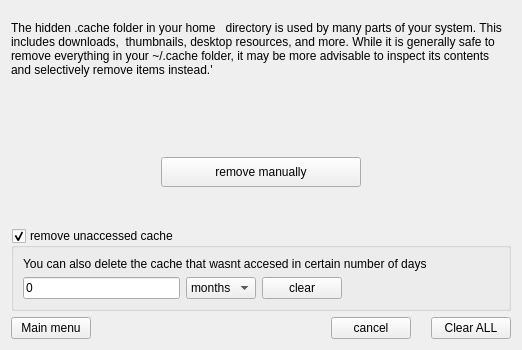
<?xml version="1.0" encoding="UTF-8"?>
<ui version="4.0">
 <class>Form</class>
 <widget class="QWidget" name="Form">
  <property name="geometry">
   <rect>
    <x>0</x>
    <y>0</y>
    <width>522</width>
    <height>350</height>
   </rect>
  </property>
  <property name="windowTitle">
   <string>Form</string>
  </property>
  <layout class="QGridLayout" name="gridLayout">
   <item row="0" column="0">
    <layout class="QVBoxLayout" name="verticalLayout">
     <property name="spacing">
      <number>6</number>
     </property>
     <item>
      <layout class="QHBoxLayout" name="horizontalLayout_3">
       <property name="bottomMargin">
        <number>5</number>
       </property>
       <item>
        <widget class="QLabel" name="label">
         <property name="minimumSize">
          <size>
           <width>500</width>
           <height>75</height>
          </size>
         </property>
         <property name="maximumSize">
          <size>
           <width>1213</width>
           <height>16777215</height>
          </size>
         </property>
         <property name="text">
          <string>The hidden .cache folder in your home   directory is used by many parts of your system. This includes downloads,  thumbnails, desktop resources, and more. While it is generally safe to remove everything in your ~/.cache folder, it may be more advisable to inspect its contents and selectively remove items instead.'</string>
         </property>
         <property name="wordWrap">
          <bool>true</bool>
         </property>
        </widget>
       </item>
      </layout>
     </item>
     <item>
      <widget class="QLabel" name="label_size">
       <property name="text">
        <string/>
       </property>
      </widget>
     </item>
     <item>
      <layout class="QHBoxLayout" name="horizontalLayout">
       <property name="bottomMargin">
        <number>35</number>
       </property>
       <item>
        <widget class="QPushButton" name="btn_remove_manually">
         <property name="minimumSize">
          <size>
           <width>0</width>
           <height>30</height>
          </size>
         </property>
         <property name="styleSheet">
          <string notr="true">margin-left:150px;margin-right:150px;</string>
         </property>
         <property name="text">
          <string>remove manually</string>
         </property>
         <property name="flat">
          <bool>false</bool>
         </property>
        </widget>
       </item>
      </layout>
     </item>
     <item>
      <widget class="QGroupBox" name="groupBox">
       <property name="autoFillBackground">
        <bool>false</bool>
       </property>
       <property name="styleSheet">
        <string notr="true"/>
       </property>
       <property name="title">
        <string>remove unaccessed cache</string>
       </property>
       <property name="flat">
        <bool>true</bool>
       </property>
       <property name="checkable">
        <bool>true</bool>
       </property>
       <layout class="QGridLayout" name="gridLayout_2">
        <item row="0" column="0">
         <widget class="QLabel" name="label_2">
          <property name="text">
           <string>You can also delete the cache that wasnt accesed in certain number of days</string>
          </property>
         </widget>
        </item>
        <item row="1" column="0">
         <layout class="QHBoxLayout" name="horizontalLayout_2">
          <property name="bottomMargin">
           <number>0</number>
          </property>
          <item>
           <widget class="QLineEdit" name="lineEdit">
            <property name="text">
             <string>0</string>
            </property>
           </widget>
          </item>
          <item>
           <widget class="QComboBox" name="comboBox">
            <item>
             <property name="text">
              <string>months</string>
             </property>
            </item>
            <item>
             <property name="text">
              <string>days</string>
             </property>
            </item>
            <item>
             <property name="text">
              <string>hours</string>
             </property>
            </item>
           </widget>
          </item>
          <item>
           <widget class="QPushButton" name="btn_clear">
            <property name="text">
             <string>clear</string>
            </property>
           </widget>
          </item>
          <item>
           <spacer name="horizontalSpacer_2">
            <property name="orientation">
             <enum>Qt::Horizontal</enum>
            </property>
            <property name="sizeHint" stdset="0">
             <size>
              <width>40</width>
              <height>20</height>
             </size>
            </property>
           </spacer>
          </item>
         </layout>
        </item>
       </layout>
      </widget>
     </item>
     <item>
      <layout class="QHBoxLayout" name="horizontalLayout_4">
       <property name="spacing">
        <number>20</number>
       </property>
       <item>
        <widget class="QPushButton" name="btn_mainmenu">
         <property name="text">
          <string>Main menu</string>
         </property>
        </widget>
       </item>
       <item>
        <spacer name="horizontalSpacer">
         <property name="orientation">
          <enum>Qt::Horizontal</enum>
         </property>
         <property name="sizeHint" stdset="0">
          <size>
           <width>40</width>
           <height>20</height>
          </size>
         </property>
        </spacer>
       </item>
       <item>
        <widget class="QPushButton" name="btn_cancel">
         <property name="text">
          <string>cancel</string>
         </property>
        </widget>
       </item>
       <item>
        <widget class="QPushButton" name="btn_clear_all">
         <property name="text">
          <string>Clear ALL</string>
         </property>
        </widget>
       </item>
      </layout>
     </item>
    </layout>
   </item>
  </layout>
 </widget>
 <resources/>
 <connections/>
</ui>
